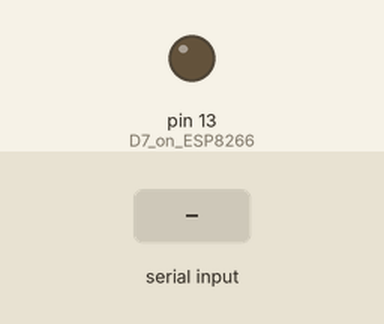
Bench run of a sketch on a simulated Arduino Uno, built with avr-gcc and run on an emulated ATmega328P. On the bench: output pins drawn as LEDs (lit = HIGH). Inputs (shaded band) come from the test bench. What the sketch prints to the serial monitor is not drawn.

Above: at 1.8 s.
1.9 s: "ok\n" received over the second serial link
At 2.7 s:
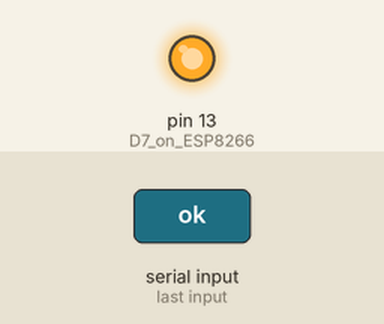
4.4 s: "radio_rx\n" received over the second serial link
5.9 s: "47617465576179\n" received over the second serial link
Timing chart, 0 to 8.9 s (numbered marks = the images above; inputs shaded):
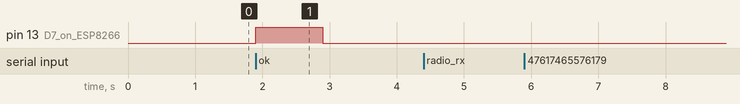

Measured:
- after the input at 1.9 s, pin 13 (D7_on_ESP8266): LOW → HIGH at once, → LOW 1.0 s later
- after the input at 4.4 s, every drawn part: stays the same
- after the input at 5.9 s, every drawn part: stays the same

The sketch:

LoraBlinkerRX.ino.ino
```cpp
/*
 * Lora to Lora (P2P) using RN2484 and ESP8266
 * This sketch will listen for any lora messages sent with correct SP, frequency, and other settings (see code below).
 * An LED will blink every time a package is received. The received payload is printed on serial monitor.
 *
 * Code based on JP Meijers code from 30 September 2016
 * MN Petersen, Aug 2020
 *
 * CONNECTIONS:
 * RN2483 - ESP8266:
 * TX     - D5
 * RX     - D6
 * 3V3    - 3V3
 * GND    - GND
 *
 * D7 on ESP8266 is connected to anode (long leg) on LED. Insert resistor between cathode and GND on ESP8266.
 *
 */

#include <SoftwareSerial.h>
SoftwareSerial loraSerial(14, 12); // (rxPin (D5), txPin (D6), inverse_logic, buffer size);

String str;

void setup() {
  //output LED pin
  pinMode(13, OUTPUT);  // D7 on ESP8266
  led_off();

  // Open serial communications and wait for port to open:

  Serial.begin(57600);

  loraSerial.begin(9600);
  loraSerial.setTimeout(1000);
  lora_autobaud();

  led_on();
  delay(1000);
  led_off();

  Serial.println("Initing LoRa");

  loraSerial.listen();
  str = loraSerial.readStringUntil('\n');
  Serial.println(str);
  loraSerial.println("sys get ver");
  str = loraSerial.readStringUntil('\n');
  Serial.println(str);

  loraSerial.println("mac pause");
  str = loraSerial.readStringUntil('\n');
  Serial.println(str);

//  loraSerial.println("radio set bt 0.5");
//  wait_for_ok();

  loraSerial.println("radio set mod lora");
  str = loraSerial.readStringUntil('\n');
  Serial.println(str);

  loraSerial.println("radio set freq 869100000");
  str = loraSerial.readStringUntil('\n');
  Serial.println(str);

  loraSerial.println("radio set pwr 14");
  str = loraSerial.readStringUntil('\n');
  Serial.println(str);

  loraSerial.println("radio set sf sf12");
  str = loraSerial.readStringUntil('\n');
  Serial.println(str);

  loraSerial.println("radio set afcbw 41.7");
  str = loraSerial.readStringUntil('\n');
  Serial.println(str);

  loraSerial.println("radio set rxbw 20.8");  // Receiver bandwidth can be adjusted here. Lower BW equals better link budget / SNR (less noise).
  str = loraSerial.readStringUntil('\n');   // However, the system becomes more sensitive to frequency drift (due to temp) and PPM crystal inaccuracy.
  Serial.println(str);

//  loraSerial.println("radio set bitrate 50000");
//  wait_for_ok();

//  loraSerial.println("radio set fdev 25000");
//  wait_for_ok();

  loraSerial.println("radio set prlen 8");
  str = loraSerial.readStringUntil('\n');
  Serial.println(str);

  loraSerial.println("radio set crc on");
  str = loraSerial.readStringUntil('\n');
  Serial.println(str);

  loraSerial.println("radio set iqi off");
  str = loraSerial.readStringUntil('\n');
  Serial.println(str);

  loraSerial.println("radio set cr 4/5"); // Maximum reliability is 4/8 ~ overhead ratio of 2.0
  str = loraSerial.readStringUntil('\n');
  Serial.println(str);

  loraSerial.println("radio set wdt 60000"); //disable for continuous reception
  str = loraSerial.readStringUntil('\n');
  Serial.println(str);

  loraSerial.println("radio set sync 12");
  str = loraSerial.readStringUntil('\n');
  Serial.println(str);

  loraSerial.println("radio set bw 125");
  str = loraSerial.readStringUntil('\n');
  Serial.println(str);
}

void loop() {
  Serial.println("waiting for a message");
  loraSerial.println("radio rx 0"); //wait for 60 seconds to receive
  str = loraSerial.readStringUntil('\n');
  Serial.println(str);
  delay(5);
  if ( str.indexOf("ok") == 0 )
  {
    str = String("");
    while(str=="")
    {
      str = loraSerial.readStringUntil('\n');
    }
    if ( str.indexOf("radio_rx") == 0 )  //checking if data was received (equals radio_rx = <data>). indexOf returns position of "radio_rx"
    {
      if(str == "47617465576179"){
        loraSerial.print("radio tx ");
        loraSerial.println("506f6431");
        str = loraSerial.readStringUntil('\n');
        Serial.println(str);
        str = loraSerial.readStringUntil('\n');
        Serial.println(str);
      }
      Serial.println(str); //printing received data
    }
    else
    {
      Serial.println("Received nothing");
    }
  }
  else
  {
    Serial.println("radio not going into receive mode");
    delay(1000);
  }
}

void lora_autobaud()
{
  String response = "";
  while (response=="")
  {
    delay(1000);
    loraSerial.write((byte)0x00);
    loraSerial.write(0x55);
    loraSerial.println();
    loraSerial.println("sys get ver");
    response = loraSerial.readStringUntil('\n');
  }
}

/*
 * This function blocks until the word "ok\n" is received on the UART,
 * or until a timeout of 3*5 seconds.
 */
int wait_for_ok()
{
  str = loraSerial.readStringUntil('\n');
  if ( str.indexOf("ok") == 0 ) {
    return 1;
  }
  else return 0;
}

void toggle_led()
{
  digitalWrite(13, 1);
  delay(100);
  digitalWrite(13, 0);
}

void led_on()
{
  digitalWrite(13, 1);
}

void led_off()
{
  digitalWrite(13, 0);
}
```
